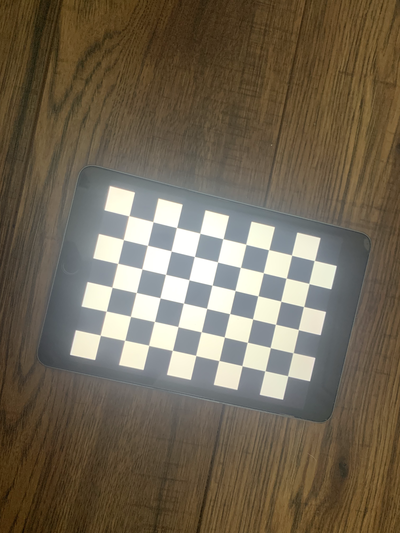
#> input picture assets/iloveimg-resized/AnyConv.com__IMG_0907.png, 400 x 533 px
$ python main.py
#> lines starting #> are read from the running program, lines starting #| are printed output that depends on the picture
### cameraCalibration.py
# credit to https://learnopencv.com/camera-calibration-using-opencv/
# https://docs.opencv.org/4.x/dc/dbb/tutorial_py_calibration.html
import cv2
import numpy as np
import os
import glob

Checkerboard = (6, 9)
criteria = (cv2.TERM_CRITERIA_EPS + cv2.TERM_CRITERIA_MAX_ITER, 30, 0.001)
objp = np.zeros((Checkerboard[0] * Checkerboard[1], 3), np.float32)
objp[:, :2] = np.mgrid[0:Checkerboard[0], 0:Checkerboard[1]].T.reshape(-1, 2)

objectPoints = []
imagePoints = []

gray = None


files = glob.glob("./OpenCV-APCSP_Project/assets/iloveimg-resized/*.png")

for file in files:
    img = cv2.imread(file)
#> img is the input picture: shape (533, 400, 3); mean B, G, R 84, 102.3, 113.3
    gray = cv2.cvtColor(img, cv2.COLOR_BGR2GRAY)
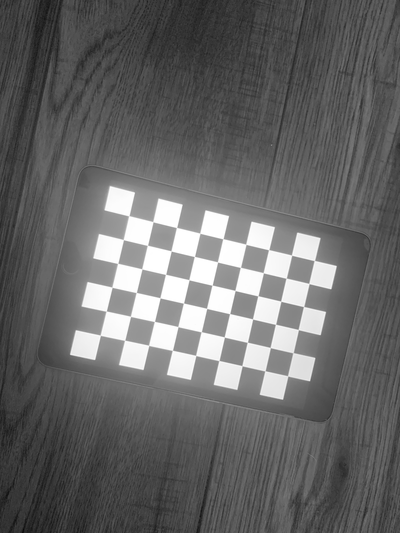
#> gray: shape (533, 400); min 10, max 255, mean 103.5
    ret, corners = cv2.findChessboardCorners(
        gray, Checkerboard, cv2.CALIB_CB_ADAPTIVE_THRESH + cv2.CALIB_CB_FAST_CHECK + cv2.CALIB_CB_NORMALIZE_IMAGE)
#> ret = True; corners = 54 rows, first 8: [314.6, 260.4], [309.1, 283.5], [303.5, 306.5], [298, 329.4], [292.5, 353.1], [288.4, 376.4], [291.9, 255.6], [286.5, 277.6]

    if ret == True:
        objectPoints.append(objp)
        cornersTwo = cv2.cornerSubPix(
            gray, corners, (11, 11), (-1, -1), criteria)
#> cornersTwo = 54 rows, first 8: [314.4, 260.5], [308.9, 283.5], [303.6, 306.5], [298.3, 329.6], [293, 352.7], [287.7, 375.9], [291.5, 255.1], [286.1, 278.2]
        imagePoints.append(cornersTwo)
#> pass 2 of the loop `for file in files:`:
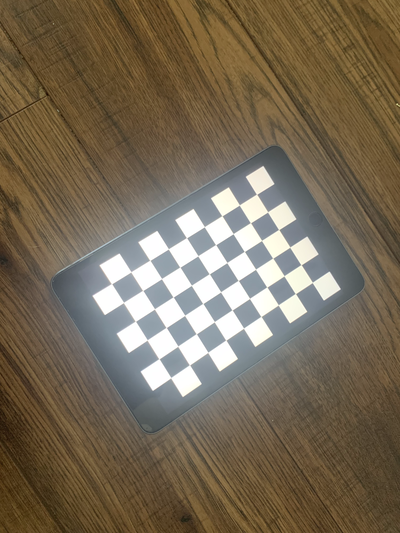
#> input picture assets/iloveimg-resized/AnyConv.com__IMG_0908.png, 400 x 533 px
#> img is the input picture: shape (533, 400, 3); mean B, G, R 86.5, 106.4, 119.3
#> `gray = cv2.cvtColor(img, cv2.COLOR_BGR2GRAY)`:
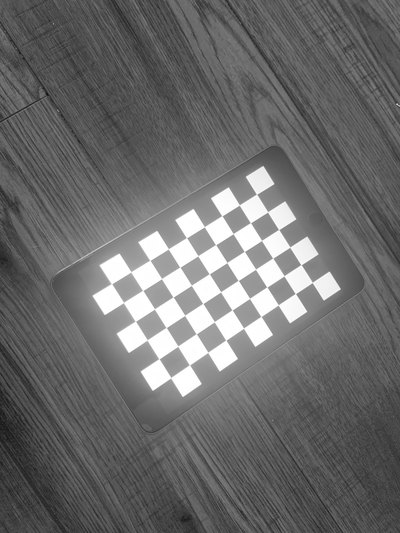
#> gray: shape (533, 400); min 12, max 255, mean 108
#> `ret, corners = cv2.findChessboardCorners( gray, Checkerboard, cv2.CALI..`: ret = False; corners = None
#> pass 3 of the loop `for file in files:`:
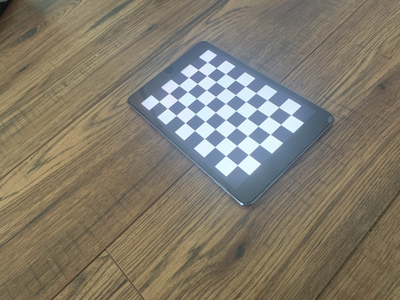
#> input picture assets/iloveimg-resized/AnyConv.com__IMG_0909.png, 400 x 300 px
#> img is the input picture: shape (300, 400, 3); mean B, G, R 108.1, 122.8, 130
#> `gray = cv2.cvtColor(img, cv2.COLOR_BGR2GRAY)`:
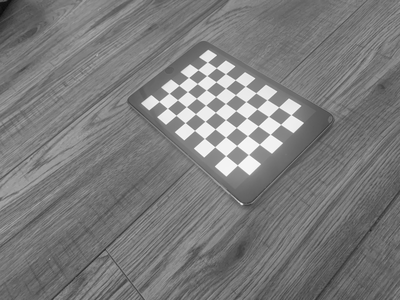
#> gray: shape (300, 400); min 11, max 252, mean 123.2

cv2.destroyAllWindows()


ret, mtx, dist, rvecs, tvecs = cv2.calibrateCamera(
    objectPoints, imagePoints, gray.shape[::-1], None, None)
#> ret = 0.102; mtx = [[3015.4, 0, 196.4], [0, 2778.5, 183.6], [0, 0, 1]]; dist = [[9.96, -298.3, -0.308, -0.0466, -4083.2]]; rvecs = ([-0.439, -0.289, 1.77],); tvecs = ([4.5, 3.26, 114.9],)


# [9 lines left out: function getProjectionError, not called in this run]


# [6 lines of commented-out code are left out]

### main.py
import keyboard as key
import detectCone
import detectCube
import cameraCalibration as calib


while True:
    if key.is_pressed('u'):
        detectCube.run()
        break
    elif key.is_pressed('o'):
        detectCone.run()
        break
#> pass 2 of the loop `while True:`:
#> pass 3 of the loop `while True:`:
